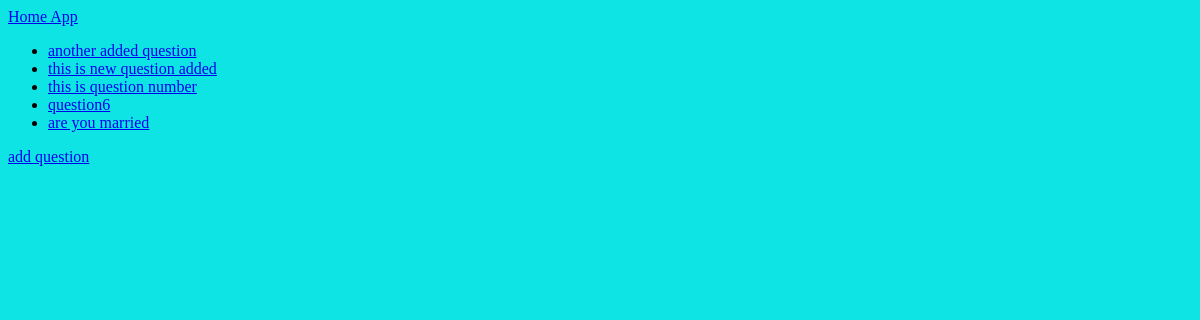
The page /polls/ on the database as committed earlier.
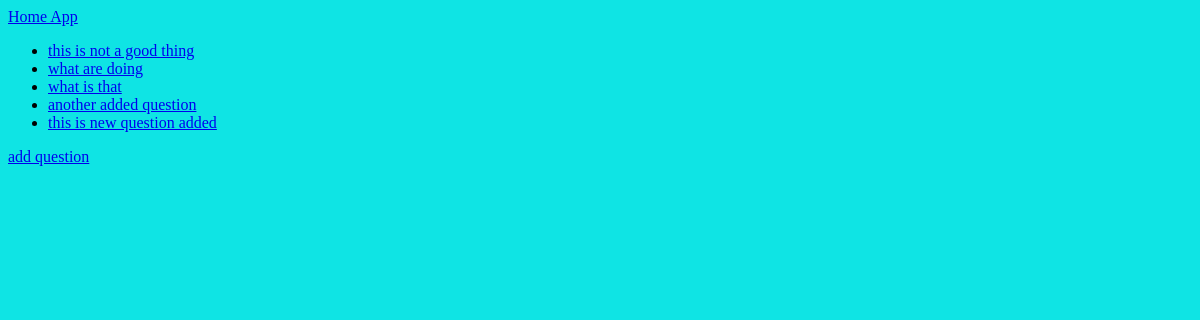
The same page on the database as committed later.
### polls/models.py (models this page shows, shortened)
class Question(models.Model):
    question_text = models.CharField(max_length=200)
    pub_date = models.DateTimeField("date published")

### polls/views.py (the view)
# urls.py: path("", views.index, name="index"),
def index(request):
    latest_question_list = Question.objects.order_by("-pub_date")[:5]
    context = {"latest_question_list": latest_question_list}
    return render(request, "polls/index.html", context)

### polls/templates/polls/index.html (shortened to what this page needs)
{% extends 'base.html' %}
{% load static %}
{% block head_extra %}
    <link rel="stylesheet" href="{% static 'polls/style.css' %}">
{% endblock %}
    {% block body %}
        {% include 'polls/includes/header.html' %}
        {% if latest_question_list %}
        <ul>
            {% for question in latest_question_list %}
            <li><a href="{% url 'polls:detail' question.id %}">{{ question.question_text }}</a></li>
            {% endfor %}
        </ul>
        {% else %}
        <p>No polls are available.</p>
        {% endif %}
        <a href="{% url 'polls:add_question' %}">add question</a>
    {% endblock body %}

### templates/base.html (shortened to what this page needs)
<!DOCTYPE html>
<html lang="en">
<head>
    {% block head_extra %}{% endblock %}
</head>
<body style="background-color: rgb(15, 228, 228);">
   {% block body %}this is the default body {% endblock body %}
</body>
</html>

### polls/templates/polls/includes/header.html
<header>
    <nav>
        <a href="{% url 'polls:index' %}">Home App</a>
    </nav>
</header>

### polls/static/polls/style.css (style rules this page uses)
body { background: white url("https://encrypted-tbn0.gstatic.com/images?q=tbn:ANd9GcTkBIy4nua2A6YJPNFdcLDXpuR7bU4NYH53sw&usqp=CAU") no-repeat; }

Rows that differ between the two databases and show on the page:
removed Question: question_text "this is question number"
removed Question: question_text "question6"
removed Question: question_text "are you married"
added Question: question_text "this is not a good thing"
added Question: question_text "what are doing"
added Question: question_text "what is that"
